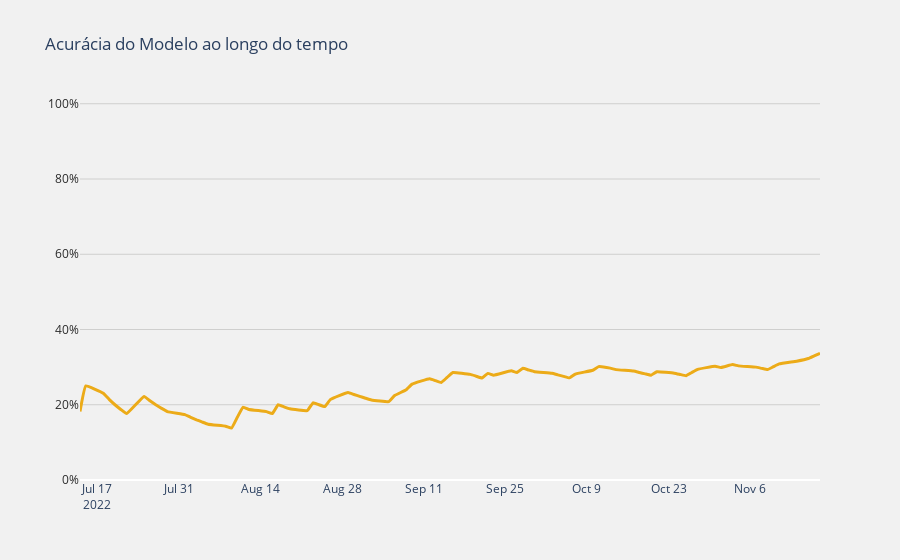

The cell this chart's notebook holds for it:
### Code cell
modelo_metrics.plot_accuracy_over_time()
